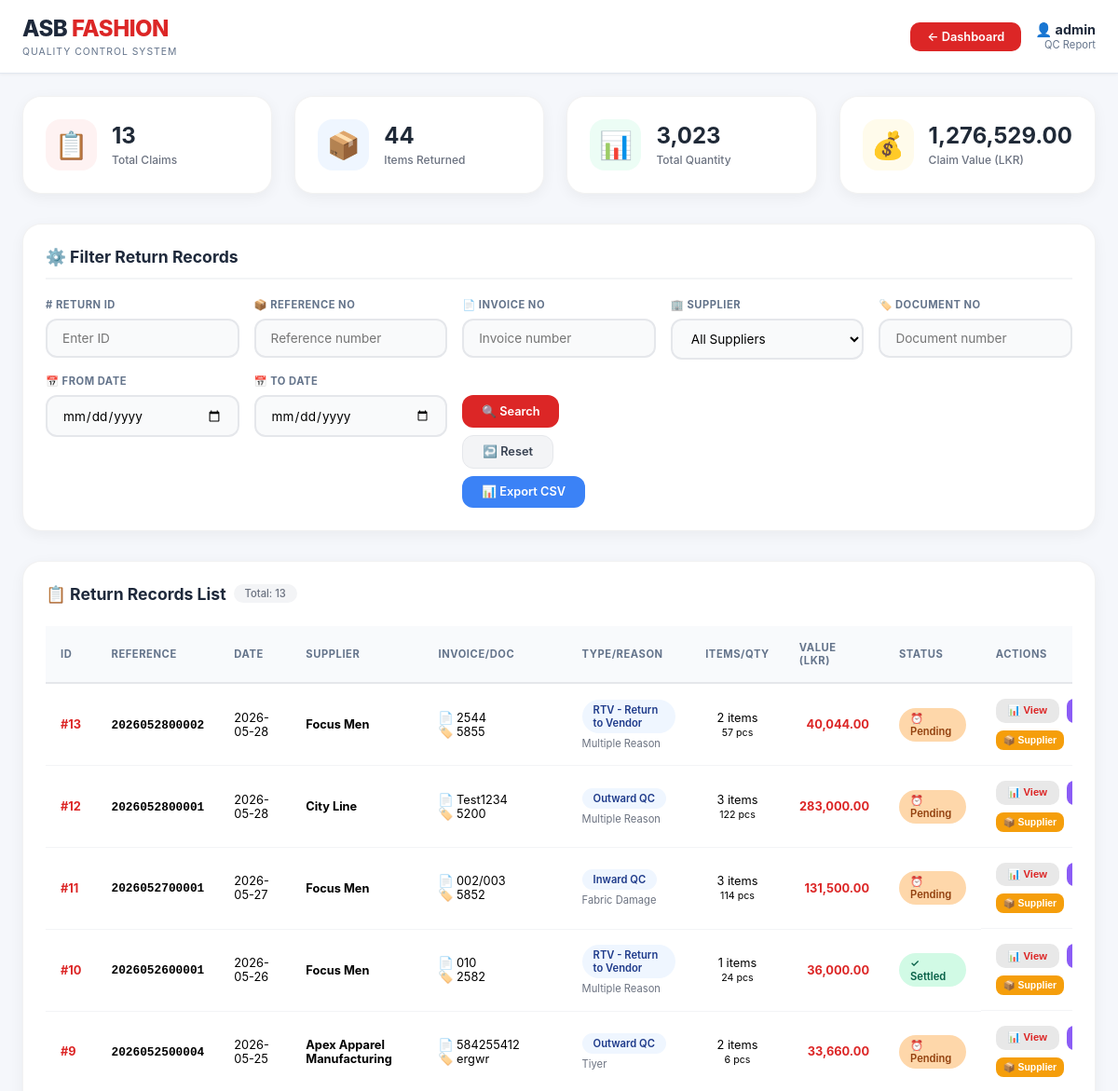
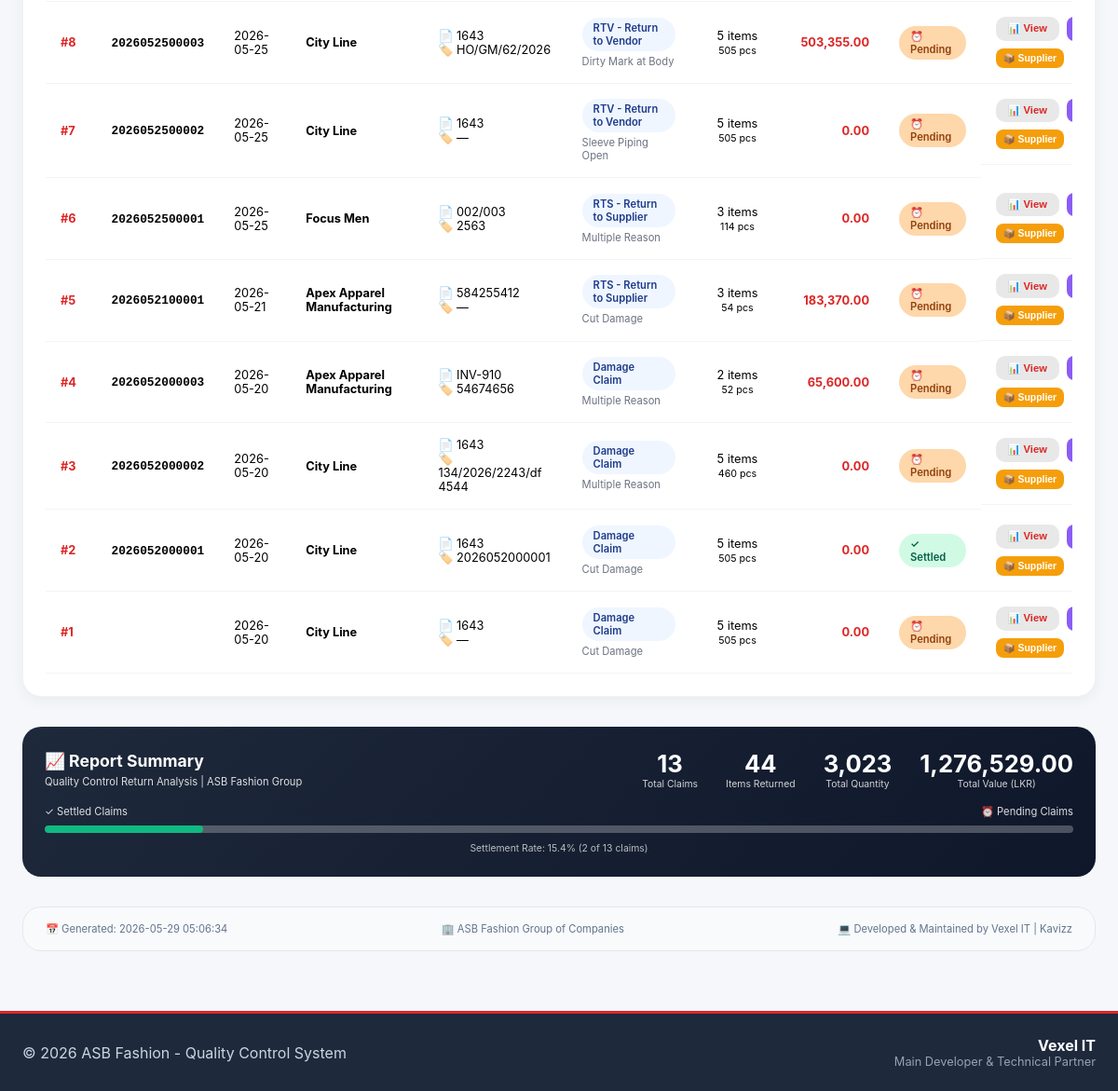
The app's page /qc_return_report.php (signed in) with its own data (2 pictures, top to bottom).
### tables this page shows
CREATE TABLE `qc_damage_main` (
  `record_id` int(11) NOT NULL,
  `record_date` date NOT NULL,
  `supplier_id` int(11) DEFAULT NULL,
  `invoice_number` varchar(50) DEFAULT NULL,
  `reference_number` varchar(50) DEFAULT NULL,
  `doc_number` varchar(50) DEFAULT NULL,
  `mode_id` int(11) DEFAULT NULL,
  `reason_id` int(11) DEFAULT NULL,
  `added_by_user` varchar(50) DEFAULT NULL,
  `added_time` timestamp NOT NULL DEFAULT current_timestamp(),
  `is_informed` tinyint(1) DEFAULT 0,
  `informed_by_user` varchar(50) DEFAULT NULL,
  `informed_datetime` datetime DEFAULT NULL,
  `is_store_received` tinyint(1) DEFAULT 0,
  `store_user` varchar(50) DEFAULT NULL,
  `store_datetime` datetime DEFAULT NULL,
  `is_gate_cleared` tinyint(1) DEFAULT 0,
  `gate_user` varchar(50) DEFAULT NULL,
  `gate_datetime` datetime DEFAULT NULL,
  `is_handover_complete` tinyint(1) DEFAULT 0,
  `number_of_bags` int(11) NOT NULL DEFAULT 0,
  `handover_user` varchar(50) DEFAULT NULL,
  `handover_datetime` datetime DEFAULT NULL,
  `is_active_cart` tinyint(1) DEFAULT 1,
  `print_count` int(11) DEFAULT 0,
  `assigned_task_id` int(11) DEFAULT NULL,
  `total_amount` decimal(15,2) DEFAULT 0.00,
  `remarks` text DEFAULT NULL
);

CREATE TABLE `suppliers` (
  `supplier_id` int(11) NOT NULL,
  `supplier_name` varchar(100) NOT NULL,
  `system_id` varchar(50) DEFAULT NULL,
  `contact_number` varchar(20) DEFAULT NULL,
  `email` varchar(100) DEFAULT NULL,
  `address` text DEFAULT NULL
);

CREATE TABLE `qc_modes` (
  `mode_id` int(11) NOT NULL,
  `mode_name` varchar(50) NOT NULL,
  `description` text DEFAULT NULL,
  `is_active` tinyint(1) DEFAULT 1,
  `created_at` timestamp NOT NULL DEFAULT current_timestamp()
);

CREATE TABLE `return_reasons` (
  `reason_id` int(11) NOT NULL,
  `reason_text` varchar(255) NOT NULL
);

### qc_return_report.php (the view, shortened to what this page needs)
<?php
require_once 'config/database.php';
$record_id = $_GET['record_id'] ?? '';
$reference_number = $_GET['reference_number'] ?? '';
$invoice_number = $_GET['invoice_number'] ?? '';
$date_from = $_GET['date_from'] ?? '';
$date_to = $_GET['date_to'] ?? '';
$doc_number = $_GET['doc_number'] ?? '';
$where = [];
$params = [];
$whereClause = $where ? "WHERE " . implode(" AND ", $where) : "";
$sql = "
    SELECT dm.*,
           s.supplier_name, s.system_id as supplier_code, s.contact_number, s.email, s.address,
           m.mode_name,
           rr.reason_text,
           (SELECT COUNT(*) FROM qc_damage_items WHERE record_id = dm.record_id) as total_items,
           (SELECT SUM(quantity) FROM qc_damage_items WHERE record_id = dm.record_id) as total_quantity,
           (SELECT SUM(total_cost) FROM qc_damage_items WHERE record_id = dm.record_id) as total_cost,
           (SELECT COUNT(*) FROM qc_item_images WHERE record_id = dm.record_id) as total_images
    FROM qc_damage_main dm
    LEFT JOIN suppliers s ON dm.supplier_id = s.supplier_id
    LEFT JOIN qc_modes m ON dm.mode_id = m.mode_id
    LEFT JOIN return_reasons rr ON dm.reason_id = rr.reason_id
    $whereClause
    ORDER BY dm.record_id DESC
";
$stmt = $pdo->prepare($sql);
$stmt->execute($params);
$returns = $stmt->fetchAll();
$total_records = count($returns);
$total_items_sum = array_sum(array_column($returns, 'total_items'));
$total_quantity_sum = array_sum(array_column($returns, 'total_quantity'));
$total_cost_sum = array_sum(array_column($returns, 'total_cost'));
$username = $_SESSION['username'] ?? 'User';
?>
<!DOCTYPE html>
<html lang="en">
<head>
</head>
<body>
<div class="header">
    <div class="header-content">
        <div class="logo">
            <h1>ASB <span>FASHION</span></h1>
            <p>QUALITY CONTROL SYSTEM</p>
        </div>
        <div style="display: flex; align-items: center; gap: 15px;">
            <a href="dashboard.php" class="back-btn">
                ← Dashboard
            </a>
            <div class="user-info">
                <div class="user-name">👤 <?= htmlspecialchars($username) ?></div>
                <div class="user-role">QC Report</div>
            </div>
        </div>
    </div>
</div>
<div class="qc-report-container">
    <div class="stats-grid">
        <div class="stat-card">
            <div class="stat-icon" style="background: #fef2f2; color: #dc2626;">📋</div>
            <div class="stat-info">
                <h3><?= number_format($total_records) ?></h3>
                <p>Total Claims</p>
            </div>
        </div>
        <div class="stat-card">
            <div class="stat-icon" style="background: #eff6ff; color: #3b82f6;">📦</div>
            <div class="stat-info">
                <h3><?= number_format($total_items_sum) ?></h3>
                <p>Items Returned</p>
            </div>
        </div>
        <div class="stat-card">
            <div class="stat-icon" style="background: #ecfdf5; color: #10b981;">📊</div>
            <div class="stat-info">
                <h3><?= number_format($total_quantity_sum) ?></h3>
                <p>Total Quantity</p>
            </div>
        </div>
        <div class="stat-card">
            <div class="stat-icon" style="background: #fffbeb; color: #f59e0b;">💰</div>
            <div class="stat-info">
                <h3><?= number_format($total_cost_sum, 2) ?></h3>
                <p>Claim Value (LKR)</p>
            </div>
        </div>
    </div>
    <div class="form-card">
        <h2>⚙️ Filter Return Records</h2>
        <form method="GET" action="">
            <div class="filter-grid">
                <div class="filter-group">
                    <label># Return ID</label>
                    <input type="text" name="record_id" placeholder="Enter ID" value="<?= htmlspecialchars($record_id) ?>">
                </div>
                <div class="filter-group">
                    <label>📦 Reference No</label>
                    <input type="text" name="reference_number" placeholder="Reference number" value="<?= htmlspecialchars($reference_number) ?>">
                </div>
                <div class="filter-group">
                    <label>📄 Invoice No</label>
                    <input type="text" name="invoice_number" placeholder="Invoice number" value="<?= htmlspecialchars($invoice_number) ?>">
                </div>
                <div class="filter-group">
                    <label>🏢 Supplier</label>
                    <select name="supplier_id">
                        <option value="">All Suppliers</option>
                    </select>
                </div>
                <div class="filter-group">
                    <label>🏷️ Document No</label>
                    <input type="text" name="doc_number" placeholder="Document number" value="<?= htmlspecialchars($doc_number) ?>">
                </div>
                <div class="filter-group">
                    <label>📅 From Date</label>
                    <input type="date" name="date_from" value="<?= htmlspecialchars($date_from) ?>">
                </div>
                <div class="filter-group">
                    <label>📅 To Date</label>
                    <input type="date" name="date_to" value="<?= htmlspecialchars($date_to) ?>">
                </div>
                <div class="filter-group">
                    <label>&nbsp;</label>
                    <div style="display: flex; gap: 0.5rem; flex-wrap: wrap;">
                        <button type="submit" class="btn btn-primary">🔍 Search</button>
                        <a href="qc_return_report.php" class="btn btn-secondary">↩️ Reset</a>
                        <button type="button" onclick="exportToCSV()" class="btn btn-export">📊 Export CSV</button>
                    </div>
                </div>
            </div>
        </form>
    </div>
    <div class="table-card">
        <div class="table-header">
            <h2>📋 Return Records List <span class="table-badge">Total: <?php echo count($returns); ?></span></h2>
        </div>
        <div style="overflow-x: auto; width: 100%;">
            <table class="data-table">
                <thead>
                    <tr>
                        <th>ID</th>
                        <th>Reference</th>
                        <th>Date</th>
                        <th>Supplier</th>
                        <th>Invoice/Doc</th>
                        <th>Type/Reason</th>
                        <th>Items/Qty</th>
                        <th>Value (LKR)</th>
                        <th>Status</th>
                        <th style="min-width: 180px;">Actions</th>
                    </tr>
                </thead>
                <tbody>
                    <?php if (count($returns) > 0): ?>
                        <?php foreach ($returns as $return): ?>
                        <tr onclick="viewDetails(<?= $return['record_id'] ?>)">
                            <td style="font-weight: 700; color: #dc2626;">#<?= $return['record_id'] ?></td>
                            <td><span style="font-family: monospace; font-weight: 600;"><?= htmlspecialchars($return['reference_number']) ?></span></td>
                            <td><?= date('Y-m-d', strtotime($return['record_date'])) ?></td>
                            <td><strong><?= htmlspecialchars($return['supplier_name'] ?? 'N/A') ?></strong></td>
                            <td>
                                <div>📄 <?= htmlspecialchars($return['invoice_number'] ?? '-') ?></div>
                                <div>🏷️ <?= htmlspecialchars($return['doc_number'] ?: '—') ?></div>
                            </div>
                            <td>
                                <span class="type-badge"><?= htmlspecialchars($return['mode_name'] ?? '—') ?></span>
                                <div style="font-size: 0.7rem; color: #6b7280; margin-top: 0.25rem;"><?= htmlspecialchars(substr($return['reason_text'] ?? '', 0, 30)) ?></div>
                            </div>
                            <td style="text-align: center;"><?= $return['total_items'] ?> items<br><small><?= $return['total_quantity'] ?> pcs</small></td>
                            <td style="font-weight: 700; color: #dc2626; text-align: right;"><?= number_format($return['total_cost'] ?? 0, 2) ?></td>
                            <td>
                                <div class="status-badge <?= $return['is_handover_complete'] ? 'status-completed' : 'status-pending' ?>">
                                    <?= $return['is_handover_complete'] ? '✓ Settled' : '⏰ Pending' ?>
                                </div>
                            </div>
                            <td class="action-buttons-cell" onclick="event.stopPropagation()">
                                <button onclick="viewDetails(<?= $return['record_id'] ?>)" class="view-details-btn" style="background:#e8e8e8;">
                                    📊 View
                                </button>
                                <button onclick="printFinanceRecord(<?= $return['record_id'] ?>)" class="print-record-btn print-finance-btn">
                                </button>
                                <button onclick="printSupplierRecord(<?= $return['record_id'] ?>)" class="print-record-btn print-supplier-btn">
                                    📦 Supplier
                                </button>
                            </td>
                        </tr>
                        <?php endforeach; ?>
                    <?php endif; ?>
    <div class="footer-stats">
        <div class="footer-stats-inner">
            <div class="footer-stats-title">
                <h3>📈 Report Summary</h3>
                <p>Quality Control Return Analysis | ASB Fashion Group</p>
            </div>
            <div class="footer-stats-numbers">
                <div class="footer-stat-item">
                    <div class="footer-stat-number"><?= number_format($total_records) ?></div>
                    <div class="footer-stat-label">Total Claims</div>
                </div>
                <div class="footer-stat-item">
                    <div class="footer-stat-number"><?= number_format($total_items_sum) ?></div>
                    <div class="footer-stat-label">Items Returned</div>
                </div>
                <div class="footer-stat-item">
                    <div class="footer-stat-number"><?= number_format($total_quantity_sum) ?></div>
                    <div class="footer-stat-label">Total Quantity</div>
                </div>
                <div class="footer-stat-item">
                    <div class="footer-stat-number"><?= number_format($total_cost_sum, 2) ?></div>
                    <div class="footer-stat-label">Total Value (LKR)</div>
                </div>
            </div>
        </div>
        <div class="progress-container">
            <div class="progress-labels">
                <span>✓ Settled Claims</span>
                <span>⏰ Pending Claims</span>
            </div>
            <div class="progress-bar-bg">
                <?php
                $settled_count = count(array_filter($returns, function($r) { return $r['is_handover_complete']; }));
                $settled_percent = $total_records > 0 ? ($settled_count / $total_records) * 100 : 0;
                ?>
                <div class="progress-bar-fill" style="width: <?= $settled_percent ?>%;"></div>
            </div>
            <div style="text-align: center; margin-top: 10px; font-size: 0.65rem; opacity: 0.7;">
                Settlement Rate: <?= round($settled_percent, 1) ?>% (<?= $settled_count ?> of <?= $total_records ?> claims)
            </div>
        </div>
    </div>
    <div class="page-footer">
        <div>📅 Generated: <?= date('Y-m-d H:i:s') ?></div>
        <div>🏢 ASB Fashion Group of Companies</div>
        <div>💻 Developed & Maintained by Vexel IT | Kavizz</div>
    </div>
<footer class="main-footer">
    <div class="footer-content">
        <div>© <?= date('Y') ?> ASB Fashion - Quality Control System</div>
        <div class="footer-developer">
            <p class="developer-name">Vexel IT</p>
            <p class="developer-company">Main Developer & Technical Partner</p>
        </div>
    </div>
</footer>
</body>
</html>

### records on screen
qc_damage_main: record_id "13", reference_number "2026052800002", record_date "2026-05-28", supplier.supplier_name "Focus Men", invoice_number "2544", doc_number "5855", mode.mode_name "RTV - Return to Vendor", return_reasons.reason_text "Multiple Reason", total_items "2", total_quantity "57", total_cost "40,044.00", is_handover_complete "⏰ Pending"
qc_damage_main: record_id "12", reference_number "2026052800001", record_date "2026-05-28", supplier.supplier_name "City Line", invoice_number "Test1234", doc_number "5200", mode.mode_name "Outward QC", return_reasons.reason_text "Multiple Reason", total_items "3", total_quantity "122", total_cost "283,000.00", is_handover_complete "⏰ Pending"
qc_damage_main: record_id "11", reference_number "2026052700001", record_date "2026-05-27", supplier.supplier_name "Focus Men", invoice_number "002/003", doc_number "5852", mode.mode_name "Inward QC", return_reasons.reason_text "Fabric Damage", total_items "3", total_quantity "114", total_cost "131,500.00", is_handover_complete "⏰ Pending"
qc_damage_main: record_id "10", reference_number "2026052600001", record_date "2026-05-26", supplier.supplier_name "Focus Men", invoice_number "010", doc_number "2582", mode.mode_name "RTV - Return to Vendor", return_reasons.reason_text "Multiple Reason", total_items "1", total_quantity "24", total_cost "36,000.00", is_handover_complete "✓ Settled"
qc_damage_main: record_id "9", reference_number "2026052500004", record_date "2026-05-25", supplier.supplier_name "Apex Apparel Manufacturing", invoice_number "584255412", doc_number "ergwr", mode.mode_name "Outward QC", return_reasons.reason_text "Tiyer", total_items "2", total_quantity "6", total_cost "33,660.00", is_handover_complete "⏰ Pending"
qc_damage_main: record_id "8", reference_number "2026052500003", record_date "2026-05-25", supplier.supplier_name "City Line", invoice_number "1643", doc_number "HO/GM/62/2026", mode.mode_name "RTV - Return to Vendor", return_reasons.reason_text "Dirty Mark at Body", total_items "5", total_quantity "505", total_cost "503,355.00", is_handover_complete "⏰ Pending"
qc_damage_main: record_id "7", reference_number "2026052500002", record_date "2026-05-25", supplier.supplier_name "City Line", invoice_number "1643", doc_number "—", mode.mode_name "RTV - Return to Vendor", return_reasons.reason_text "Sleeve Piping Open", total_items "5", total_quantity "505", total_cost "0.00", is_handover_complete "⏰ Pending"
qc_damage_main: record_id "6", reference_number "2026052500001", record_date "2026-05-25", supplier.supplier_name "Focus Men", invoice_number "002/003", doc_number "2563", mode.mode_name "RTS - Return to Supplier", return_reasons.reason_text "Multiple Reason", total_items "3", total_quantity "114", total_cost "0.00", is_handover_complete "⏰ Pending"
qc_damage_main: record_id "5", reference_number "2026052100001", record_date "2026-05-21", supplier.supplier_name "Apex Apparel Manufacturing", invoice_number "584255412", doc_number "—", mode.mode_name "RTS - Return to Supplier", return_reasons.reason_text "Cut Damage", total_items "3", total_quantity "54", total_cost "183,370.00", is_handover_complete "⏰ Pending"
qc_damage_main: record_id "4", reference_number "2026052000003", record_date "2026-05-20", supplier.supplier_name "Apex Apparel Manufacturing", invoice_number "INV-910", doc_number "54674656", mode.mode_name "Damage Claim", return_reasons.reason_text "Multiple Reason", total_items "2", total_quantity "52", total_cost "65,600.00", is_handover_complete "⏰ Pending"
qc_damage_main: record_id "3", reference_number "2026052000002", record_date "2026-05-20", supplier.supplier_name "City Line", invoice_number "1643", doc_number "134/2026/2243/df 4544", mode.mode_name "Damage Claim", return_reasons.reason_text "Multiple Reason", total_items "5", total_quantity "460", total_cost "0.00", is_handover_complete "⏰ Pending"
qc_damage_main: record_id "2", reference_number "2026052000001", record_date "2026-05-20", supplier.supplier_name "City Line", invoice_number "1643", doc_number "2026052000001", mode.mode_name "Damage Claim", return_reasons.reason_text "Cut Damage", total_items "5", total_quantity "505", total_cost "0.00", is_handover_complete "✓ Settled"
qc_damage_main: record_id "1", record_date "2026-05-20", supplier.supplier_name "City Line", invoice_number "1643", doc_number "—", mode.mode_name "Damage Claim", return_reasons.reason_text "Cut Damage", total_items "5", total_quantity "505", total_cost "0.00", is_handover_complete "⏰ Pending"

### other values on screen
$username "admin"
$total_records "13"
$total_items_sum "44"
$total_quantity_sum "3,023"
$total_cost_sum "1,276,529.00"
count($returns) "13"
$settled_percent "15.4"
$settled_count "2"
